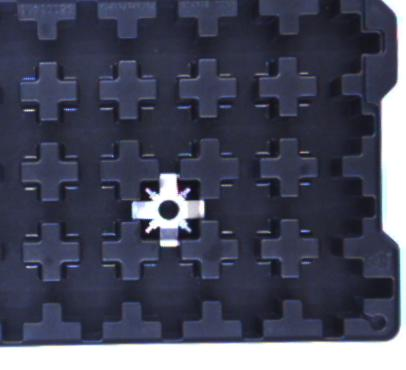
#> input picture src/verotest/ros/Pallet146.jpg, 406 x 370 px
$ python bounding_box.py --image Pallet146.jpg
#> lines starting #> are read from the running program, lines starting #| are printed output that depends on the picture; after the words box and inside, x2 and y2 are one past the last pixel; in counts of white or black regions, pixels touching at a corner belong together
# import the necessary packages
import argparse
import cv2
import imutils
import numpy as np

# construct the argument parse and parse the arguments
ap = argparse.ArgumentParser()
ap.add_argument("-i", "--image", required=True, help='path to input image')
args = vars(ap.parse_args())

# load the image
image = cv2.imread(args["image"])
#> image is the input picture: shape (370, 406, 3); mean B, G, R 92.7, 74.4, 71.8
output = image.copy()

# convert it to grayscale, blur it slightly and threshold it
gray = cv2.cvtColor(image, cv2.COLOR_BGR2GRAY)
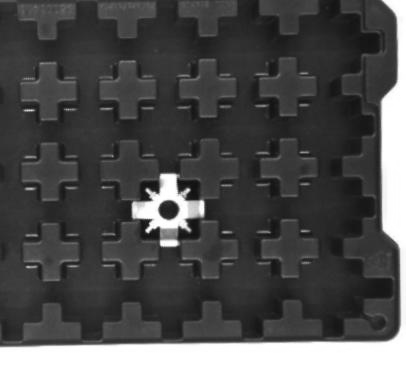
#> gray: shape (370, 406); min 14, max 255, mean 75.7
blurred = cv2.GaussianBlur(gray, (5, 5), 0)
thresh = cv2.threshold(blurred, 60, 255, cv2.THRESH_BINARY)[1]
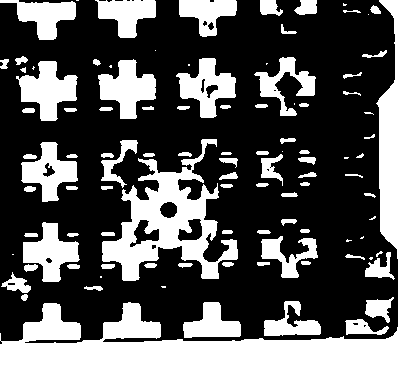
#> thresh: shape (370, 406); 34.4% white; 102 white regions (20 under 20 px), largest, box (x1, y1, x2, y2) and area: (0, 0, 406, 370) 20754, (102, 139, 238, 281) 7058, (16, 61, 78, 121) 2017
invert = cv2.bitwise_not(thresh)
cv2.imwrite('crop2_thresh.png', thresh)

# find contours in the inverted image
#cnts = cv2.findContours(invert.copy(), cv2.RETR_EXTERNAL, cv2.CHAIN_APPROX_SIMPLE)
#cnts = imutils.grab_contours(cnts)
#sd = ShapeDetector()

# detect circles in the image
circles = cv2.HoughCircles(thresh, cv2.HOUGH_GRADIENT, 1.0, 100, param2=1.5)
#> circles = 13 rows, first 8: [304.5, 210.5, 128.5], [244.5, 130.5, 133.9], [163.5, 69.5, 130.5], [155.5, 277.5, 62.4], [74.5, 212.5, 55.6], [341.5, 49.5, 60.5], [241.5, 360.5, 131.7], [2.5, 139.5, 137.4]
# ensure at least some circles were found
if circles is not None:
	# convert the (x, y) coordinates and radius of the circles to integers
	circles = np.round(circles[0, :]).astype("int")
#> circles = 13 rows, first 8: [304, 210, 128], [244, 130, 134], [164, 70, 130], [156, 278, 62], [74, 212, 56], [342, 50, 60], [242, 360, 132], [2, 140, 137]
	# loop over the (x, y) coordinates and radius of the circles
	for (x, y, r) in circles:
		# draw the circle in the output image, then draw a rectangle
		# corresponding to the center of the circle
		cv2.circle(output, (x, y), r, (0, 255, 0), 2)
		cv2.rectangle(output, (x - 5, y - 5), (x + 5, y + 5), (0, 128, 255), -1)
#> this loop made 13 passes
#> (x, y, r) on passes 1 to 12: (304, 210, 128), (244, 130, 134), (164, 70, 130), (156, 278, 62), (74, 212, 56), (342, 50, 60), (242, 360, 132), (2, 140, 137), (398, 164, 114), (338, 312, 59), (62, 54, 54), (54, 312, 31)
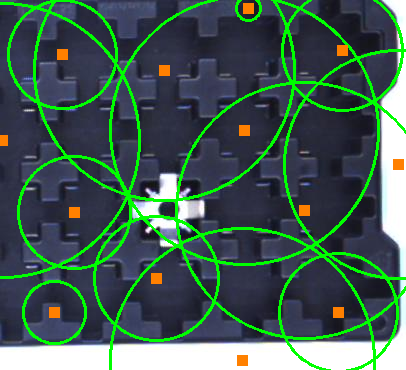
#> output: shape (370, 406, 3); 10.97% of pixels changed, all inside (x1, y1, x2, y2) = (0, 0, 406, 370)
	# show the output image
	cv2.imshow("output", np.hstack([image, output]))
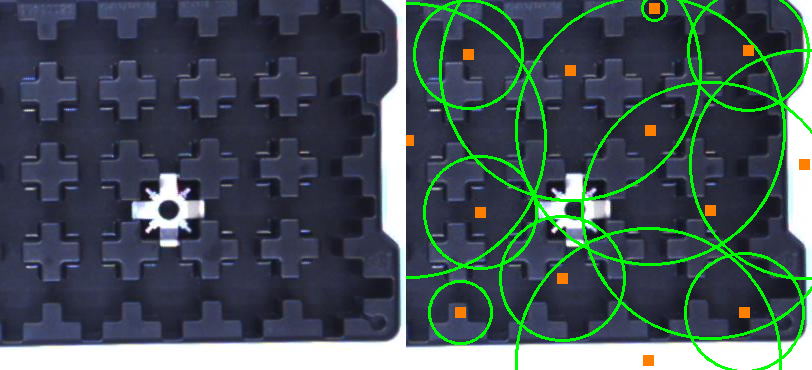
#> window 'output': shape (370, 812, 3); mean B, G, R 87.8, 84, 69.5
	cv2.waitKey(0)

# [18 lines of commented-out code are left out]

$ run again, on src/verotest/ros/Pallet59.jpg
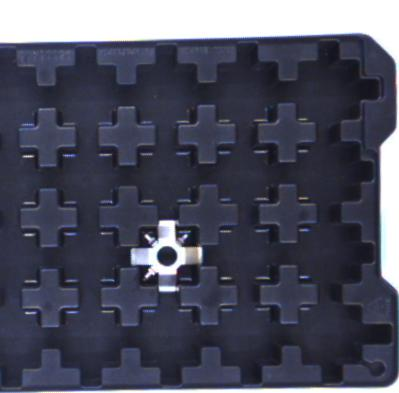
#> input picture src/verotest/ros/Pallet59.jpg, 399 x 393 px
#> image is the input picture: shape (393, 399, 3); mean B, G, R 94.9, 79, 77.4
#> `thresh = cv2.threshold(blurred, 60, 255, cv2.THRESH_BINARY)[1]`:
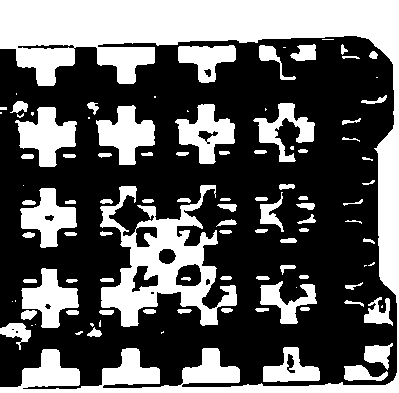
#> thresh: shape (393, 399); 37.2% white; 104 white regions (25 under 20 px), largest, box (x1, y1, x2, y2) and area: (0, 0, 399, 393) 30482, (100, 185, 237, 327) 7583, (15, 107, 77, 167) 2030
#> `circles = cv2.HoughCircles(thresh, cv2.HOUGH_GRADIENT, 1.0, 100, param..`: circles = 15 rows, first 8: [231.5, 173.5, 134], [118.5, 144.5, 101.7], [298.5, 268.5, 116.8], [130.5, 301.5, 86], [236.5, 7.5, 222.1], [8.5, 247.5, 138.3], [321.5, 118.5, 90], [391.5, 211.5, 112.7]
#> `circles = np.round(circles[0, :]).astype("int")`: circles = 15 rows, first 8: [232, 174, 134], [118, 144, 102], [298, 268, 117], [130, 302, 86], [236, 8, 222], [8, 248, 138], [322, 118, 90], [392, 212, 113]
#> the loop `for (x, y, r) in circles:` made 15 passes
#> `cv2.imshow("output", np.hstack([image, output]))`:
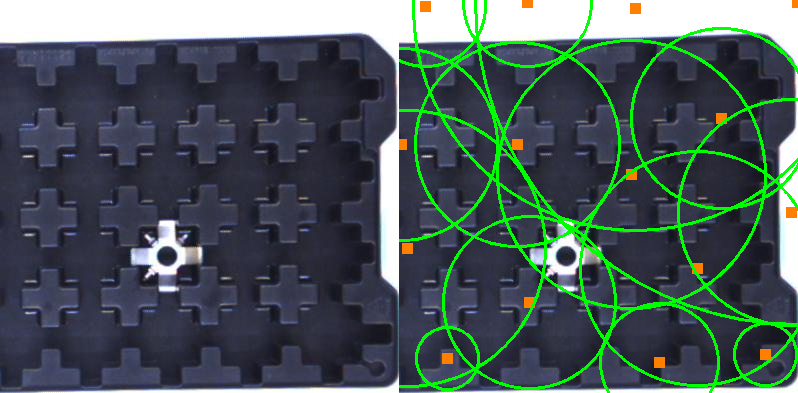
#> window 'output': shape (393, 798, 3); mean B, G, R 89.4, 89.5, 74.3

$ run again, on src/verotest/ros/Pallette1.jpg
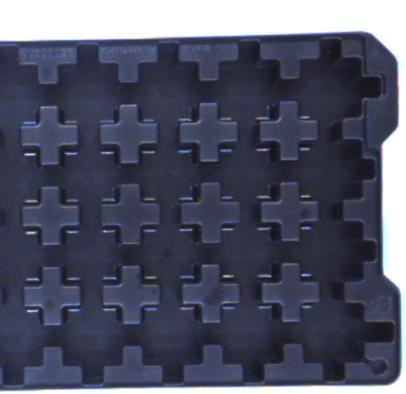
#> input picture src/verotest/ros/Pallette1.jpg, 406 x 394 px
#> image is the input picture: shape (394, 406, 3); mean B, G, R 101.7, 83.5, 80.7
#> `thresh = cv2.threshold(blurred, 60, 255, cv2.THRESH_BINARY)[1]`:
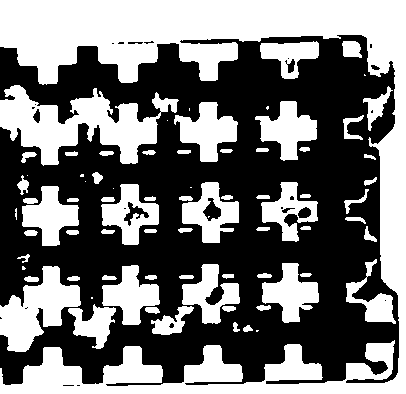
#> thresh: shape (394, 406); 45.6% white; 77 white regions (14 under 20 px), largest, box (x1, y1, x2, y2) and area: (0, 0, 406, 394) 38801, (0, 85, 179, 166) 6748, (0, 266, 81, 352) 3552
#> `circles = cv2.HoughCircles(thresh, cv2.HOUGH_GRADIENT, 1.0, 100, param..`: circles = 15 rows, first 8: [161.5, 240.5, 141.8], [239.5, 171.5, 139.9], [293.5, 289.5, 93.8], [239.5, 3.5, 196.3], [89.5, 166.5, 69.6], [32.5, 16.5, 334.5], [335.5, 129.5, 75.5], [2.5, 225.5, 126.4]
#> `circles = np.round(circles[0, :]).astype("int")`: circles = 15 rows, first 8: [162, 240, 142], [240, 172, 140], [294, 290, 94], [240, 4, 196], [90, 166, 70], [32, 16, 334], [336, 130, 76], [2, 226, 126]
#> the loop `for (x, y, r) in circles:` made 15 passes
#> `cv2.imshow("output", np.hstack([image, output]))`:
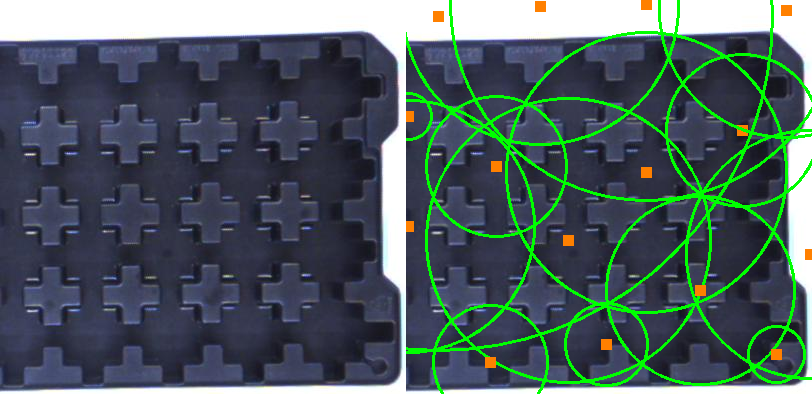
#> window 'output': shape (394, 812, 3); mean B, G, R 96, 94.3, 77.7
